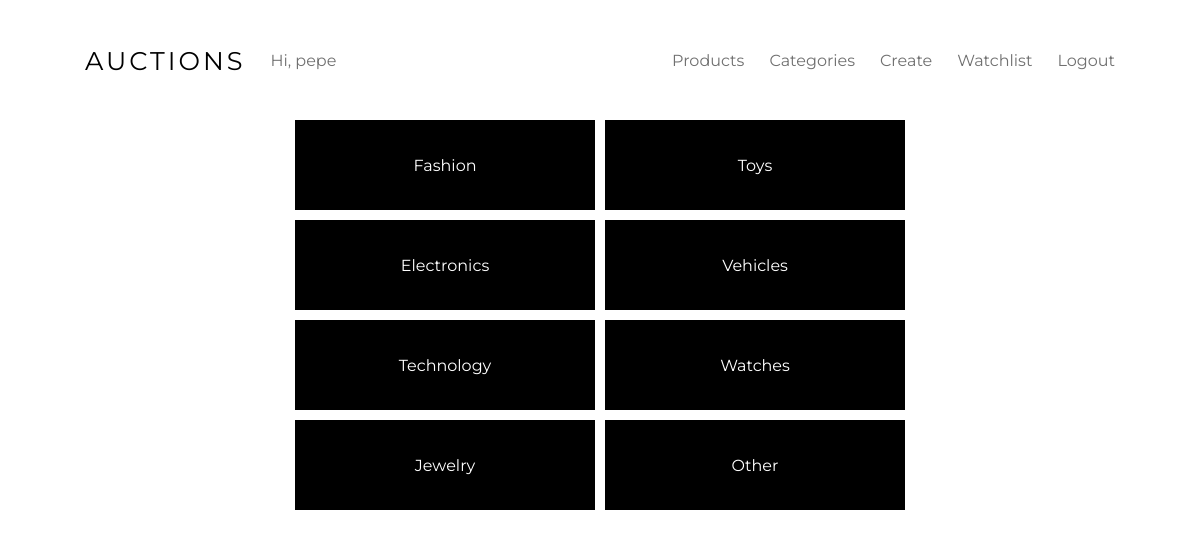
Page /categories (signed in) on the committed database.
### auctions/models.py (models this page shows, shortened)
class Categories(models.Model):
    title = models.TextField()

### auctions/views.py (the view)
# urls.py: path('categories', views.view_categories, name="view_categories"),
def view_categories(request):
    categories = [element[1] for element in list(Categories.objects.all().values_list())]
    contexto = {
        "name": 'Categories',
        "tipos": categories
    }
    return render(request, 'categories.html', contexto)

### auctions/templates/categories.html
{% extends 'layout/base.html' %}
{% block body %}
    <div
    class="center"
    style="
        max-width: 100%;
        width: 700px;
        margin: 0 auto;
        display: flex;
        justify-content: center;
        align-items: center;
        flex-wrap: wrap;
        gap: 10px;"
    >
    {% for categoria in tipos %}
        <a href="/categories/{{ categoria }}">
            <div style="
            width: 300px;
            height: 90px;
            background: black;
            color: white;
            display: flex;
            justify-content: center;
            align-items: center;">{{ categoria }}</div>
        </a>
    {% endfor %}
    </div>
{% endblock%}

### auctions/templates/layout/base.html (shortened to what this page needs)
{% load static %}
<!DOCTYPE html>
<html lang="en">
<head>
    <link rel="stylesheet" href="{% static 'css/styles.css' %}">
</head>
<body>
    <header>
        <nav>
            <ul>
                <li><a href="{% url 'index' %}" class="title">Auctions</a></li>
                {% if user.is_authenticated %}
                    <li><a href="" class="user">Hi, {{ user }}</a></li>
                {% endif %}
            </ul>
            <ul>
                <li><a href="{% url 'index' %}">Products</a></li>
                <li><a href="{% url 'view_categories' %}">Categories</a></li>
                {% if user.is_authenticated %}
                    <li><a href="{% url 'view_create_offer' %}">Create</a></li>
                    <li><a href="{% url 'view_watchlist' %}">Watchlist</a></li>
                    <li><a href="{% url 'logout' %}">Logout</a></li>
                {% else %}
                    <li><a href="{% url 'login' %}">Login</a></li>
                    <li><a href="{% url 'register' %}">Register</a></li>
                {% endif %}
            </ul>
        </nav>
    </header>
    {% block body %}
    {% endblock %}
</body>
</html>

### auctions/static/css/styles.css (style rules this page uses)
* { padding:0;margin:0;text-decoration:none;-webkit-box-sizing:border-box;box-sizing:border-box }
body { font-family:"Montserrat",sans-serif;margin-bottom:4rem;position:relative }
header { width:100%;height:120px;display:-webkit-box;display:-ms-flexbox;display:flex;-webkit-box-align:center;-ms-flex-align:center;align-items:center;-ms-flex-wrap:wrap;flex-wrap:wrap;padding:0 5rem;z-index:999999999 }
header nav { width:100%;display:-webkit-box;display:-ms-flexbox;display:flex;-ms-flex-wrap:wrap;flex-wrap:wrap;-webkit-box-pack:justify;-ms-flex-pack:justify;justify-content:space-between;-webkit-box-align:center;-ms-flex-align:center;align-items:center;z-index:999999999 }
header nav ul { display:-webkit-box;display:-ms-flexbox;display:flex;list-style:none;-webkit-box-align:center;-ms-flex-align:center;align-items:center;-ms-flex-wrap:wrap;flex-wrap:wrap;gap:15px }
header nav ul li a { padding:5px;cursor:pointer;color:rgb(112,112,112) }
header nav ul .title { color:black;font-size:1.6em;letter-spacing:3px;text-transform:uppercase }
header nav ul .user { color:rgb(112,112,112) }

### rows in the picture
Categories: tipos "Fashion"
Categories: tipos "Toys"
Categories: tipos "Electronics"
Categories: tipos "Vehicles"
Categories: tipos "Technology"
Categories: tipos "Watches"
Categories: tipos "Jewelry"
Categories: tipos "Other"

### other values in the picture
{{ user }} "pepe"
